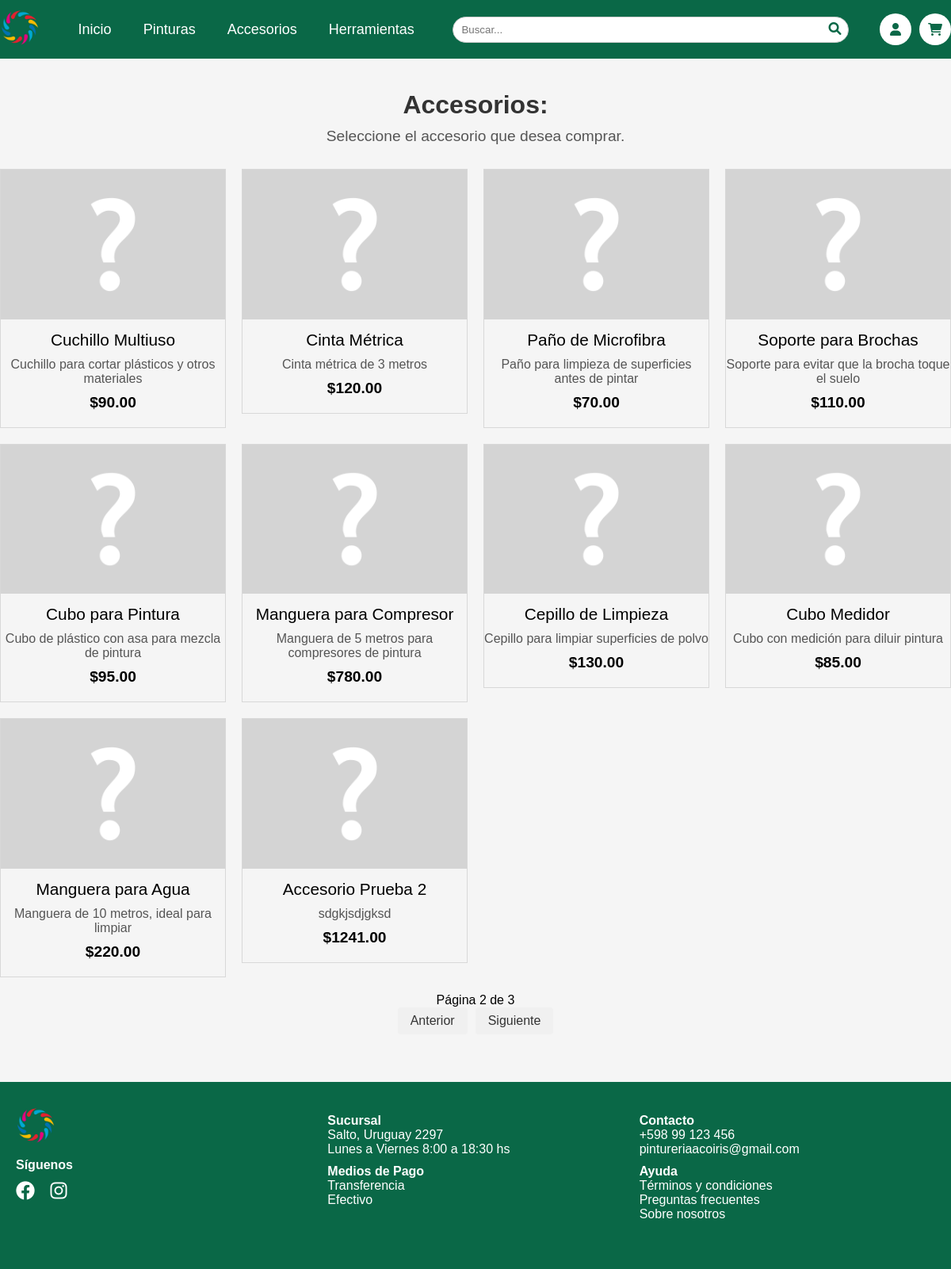
The app's page /accessories.php?page=2 (signed in) with its own data.
### tables this page shows
CREATE TABLE `productos` (
  `id_producto` int(11) NOT NULL,
  `imagen` varchar(100) DEFAULT 'assets/imgs/productos/none.png',
  `nombre` varchar(30) NOT NULL,
  `descripcion` text DEFAULT NULL,
  `precio` decimal(10,2) DEFAULT NULL,
  `stock_cantidad` int(11) DEFAULT NULL,
  `marca` varchar(20) DEFAULT NULL,
  `unidad` enum('Litro','Kg','Cantidad') NOT NULL,
  `fecha_ingreso` date DEFAULT NULL,
  `fecha_actualizacion` timestamp NOT NULL DEFAULT current_timestamp() ON UPDATE current_timestamp(),
  `id_proveedor` int(11) DEFAULT NULL,
  `mostrar` tinyint(1) DEFAULT 1
);

### codes/loadAccessories.php (the view, shortened to what this page needs)
<?php
include './database/database.php';
$accessoriesPerPage = 10;
$page = isset($_GET['page']) ? (int)$_GET['page'] : 1;
$offset = ($page - 1) * $accessoriesPerPage;
$query = "SELECT p.id_producto, p.imagen, p.nombre, p.descripcion, p.precio
          FROM Productos p
          INNER JOIN Accesorios a ON p.id_producto = a.id_producto
          WHERE p.mostrar = 1
          LIMIT ? OFFSET ?";
$stmt = $conn->prepare($query);
$stmt->bind_param("ii", $accessoriesPerPage, $offset);
$stmt->execute();
$result = $stmt->get_result();
if ($result->num_rows > 0) {
    echo '<div class="gallery">';
    while ($row = $result->fetch_assoc()) {
        echo '<a href="buyProduct.php?id_producto=' . $row['id_producto'] . '" class="accessory-type-link">';
        echo '<div class="accessory">';
        echo '<img src="' . $row['imagen'] . '" alt="' . $row['descripcion'] . '">';
        echo '<p class="product-name">' . $row['nombre'] . '</p>';
        echo '<p class="product-description">' . $row['descripcion'] . '</p>';
        echo '<p class="product-price">$' . $row['precio'] . '</p>';
        echo '</div>';
        echo '</a>';
    }
    echo '</div>';
    $countQuery = "SELECT COUNT(*) AS total FROM Productos p
                   INNER JOIN Accesorios a ON p.id_producto = a.id_producto
                   WHERE p.mostrar = 1";
    $countResult = $conn->query($countQuery);
    $totalRows = $countResult->fetch_assoc()['total'];
    $totalPages = ceil($totalRows / $accessoriesPerPage);
    echo '<div class="pagination">';
    echo '<span>Página ' . $page . ' de ' . $totalPages . '</span><br>';
    if ($page > 1) {
        echo '<a href="?page=' . ($page - 1) . '">Anterior</a>';
    }
    if ($page < $totalPages) {
        echo '<a href="?page=' . ($page + 1) . '">Siguiente</a>';
    }
    echo '</div>';
} else {
    echo "No se encontraron accesorios.";
}

### css/accessoriesStyles.css (style rules this page uses)
* { padding: 0; margin: 0; }
body { font-family: sans-serif; }
.gallery { display: grid; grid-template-columns: repeat(4, 1fr); gap: 20px; max-width: 1200px; margin: 0 auto; }
.accessory { background-color: none; border: 1px solid #d8d8d8; text-align: center; cursor: pointer; }
.accessory img { max-width: 100%; }
.product-name { margin: 10px 0; font-size: 1.3rem; color: #000; }
.product-description { font-size: 1rem; margin: 10px 0; color: #555; }
.product-price { font-size: 1.2rem; font-weight: bold; margin-bottom: 20px; color: #000; }
a { text-decoration: none; }
.pagination { text-align: center; margin: 20px 0; }
.pagination a { display: inline-block; padding: 8px 16px; margin: 0 5px; text-decoration: none; color: #333; background-color: #f0f0f0; border-radius: 4px; }

### css/header.css (style rules this page uses)
* { padding: 0; margin: 0; box-sizing: border-box; }
body { font-family: sans-serif; overflow-y: auto; }

### css/footer.css (style rules this page uses)
* { padding: 0; margin: 0; box-sizing: border-box; }
body { font-family: sans-serif; overflow-y: auto; }

### records on screen
productos: imagen (placeholder picture), nombre "Cuchillo Multiuso", descripcion "Cuchillo para cortar plásticos y otros materiales", precio "90.00"
productos: imagen (placeholder picture), nombre "Cinta Métrica", descripcion "Cinta métrica de 3 metros", precio "120.00"
productos: imagen (placeholder picture), nombre "Paño de Microfibra", descripcion "Paño para limpieza de superficies antes de pintar", precio "70.00"
productos: imagen (placeholder picture), nombre "Soporte para Brochas", descripcion "Soporte para evitar que la brocha toque el suelo", precio "110.00"
productos: imagen (placeholder picture), nombre "Cubo para Pintura", descripcion "Cubo de plástico con asa para mezcla de pintura", precio "95.00"
productos: imagen (placeholder picture), nombre "Manguera para Compresor", descripcion "Manguera de 5 metros para compresores de pintura", precio "780.00"
productos: imagen (placeholder picture), nombre "Cepillo de Limpieza", descripcion "Cepillo para limpiar superficies de polvo", precio "130.00"
productos: imagen (placeholder picture), nombre "Cubo Medidor", descripcion "Cubo con medición para diluir pintura", precio "85.00"
productos: imagen (placeholder picture), nombre "Manguera para Agua", descripcion "Manguera de 10 metros, ideal para limpiar", precio "220.00"
productos: imagen (placeholder picture), nombre "Accesorio Prueba 2", descripcion "sdgkjsdjgksd", precio "1241.00"

### other values on screen
$page "2"
$totalPages "3"
